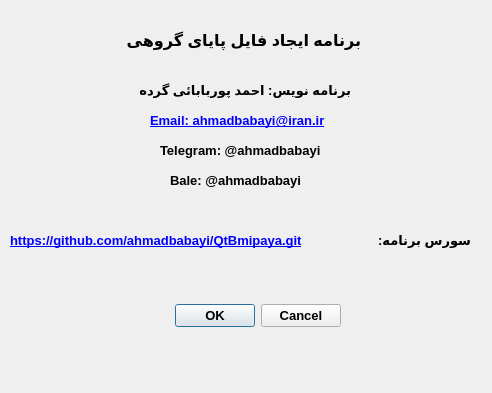
<?xml version="1.0" encoding="UTF-8"?>
<ui version="4.0">
 <class>AboutDialog</class>
 <widget class="QDialog" name="AboutDialog">
  <property name="geometry">
   <rect>
    <x>0</x>
    <y>0</y>
    <width>492</width>
    <height>393</height>
   </rect>
  </property>
  <property name="font">
   <font>
    <family>Tahoma</family>
    <pointsize>12</pointsize>
    <weight>75</weight>
    <bold>true</bold>
   </font>
  </property>
  <property name="windowTitle">
   <string>Dialog</string>
  </property>
  <widget class="QDialogButtonBox" name="buttonBox">
   <property name="geometry">
    <rect>
     <x>0</x>
     <y>300</y>
     <width>341</width>
     <height>32</height>
    </rect>
   </property>
   <property name="font">
    <font>
     <family>Tahoma</family>
     <pointsize>10</pointsize>
     <weight>75</weight>
     <bold>true</bold>
    </font>
   </property>
   <property name="orientation">
    <enum>Qt::Horizontal</enum>
   </property>
   <property name="standardButtons">
    <set>QDialogButtonBox::Cancel|QDialogButtonBox::Ok</set>
   </property>
  </widget>
  <widget class="QLabel" name="label">
   <property name="geometry">
    <rect>
     <x>120</x>
     <y>20</y>
     <width>241</width>
     <height>41</height>
    </rect>
   </property>
   <property name="text">
    <string>برنامه ایجاد فایل پایای گروهی</string>
   </property>
  </widget>
  <widget class="QLabel" name="label_2">
   <property name="geometry">
    <rect>
     <x>140</x>
     <y>70</y>
     <width>211</width>
     <height>41</height>
    </rect>
   </property>
   <property name="font">
    <font>
     <family>Tahoma</family>
     <pointsize>10</pointsize>
     <weight>75</weight>
     <bold>true</bold>
    </font>
   </property>
   <property name="text">
    <string>برنامه نویس: احمد پوربابائی گرده</string>
   </property>
  </widget>
  <widget class="QLabel" name="label_3">
   <property name="geometry">
    <rect>
     <x>150</x>
     <y>100</y>
     <width>211</width>
     <height>41</height>
    </rect>
   </property>
   <property name="font">
    <font>
     <family>Tahoma</family>
     <pointsize>10</pointsize>
     <weight>75</weight>
     <bold>true</bold>
    </font>
   </property>
   <property name="text">
    <string>&lt;html&gt;&lt;head/&gt;&lt;body&gt;&lt;p&gt;&lt;a href=&quot;ahmadbabayi@iran.ir&quot;&gt;&lt;span style=&quot; text-decoration: underline; color:#0000ff;&quot;&gt;Email: ahmadbabayi@iran.ir&lt;/span&gt;&lt;/a&gt;&lt;/p&gt;&lt;/body&gt;&lt;/html&gt;</string>
   </property>
   <property name="openExternalLinks">
    <bool>true</bool>
   </property>
  </widget>
  <widget class="QLabel" name="label_4">
   <property name="geometry">
    <rect>
     <x>160</x>
     <y>130</y>
     <width>211</width>
     <height>41</height>
    </rect>
   </property>
   <property name="font">
    <font>
     <family>Tahoma</family>
     <pointsize>10</pointsize>
     <weight>75</weight>
     <bold>true</bold>
    </font>
   </property>
   <property name="text">
    <string>Telegram: @ahmadbabayi</string>
   </property>
  </widget>
  <widget class="QLabel" name="label_5">
   <property name="geometry">
    <rect>
     <x>170</x>
     <y>160</y>
     <width>211</width>
     <height>41</height>
    </rect>
   </property>
   <property name="font">
    <font>
     <family>Tahoma</family>
     <pointsize>10</pointsize>
     <weight>75</weight>
     <bold>true</bold>
    </font>
   </property>
   <property name="text">
    <string>Bale: @ahmadbabayi</string>
   </property>
  </widget>
  <widget class="QLabel" name="label_6">
   <property name="geometry">
    <rect>
     <x>370</x>
     <y>220</y>
     <width>101</width>
     <height>41</height>
    </rect>
   </property>
   <property name="font">
    <font>
     <family>Tahoma</family>
     <pointsize>10</pointsize>
     <weight>75</weight>
     <bold>true</bold>
    </font>
   </property>
   <property name="text">
    <string>سورس برنامه: </string>
   </property>
  </widget>
  <widget class="QLabel" name="label_7">
   <property name="geometry">
    <rect>
     <x>10</x>
     <y>220</y>
     <width>341</width>
     <height>41</height>
    </rect>
   </property>
   <property name="font">
    <font>
     <family>Tahoma</family>
     <pointsize>10</pointsize>
     <weight>75</weight>
     <bold>true</bold>
    </font>
   </property>
   <property name="text">
    <string>&lt;html&gt;&lt;head/&gt;&lt;body&gt;&lt;p&gt;&lt;a href=&quot;https://github.com/ahmadbabayi/QtBmipaya.git&quot;&gt;&lt;span style=&quot; text-decoration: underline; color:#0000ff;&quot;&gt;https://github.com/ahmadbabayi/QtBmipaya.git&lt;/span&gt;&lt;/a&gt;&lt;/p&gt;&lt;/body&gt;&lt;/html&gt;</string>
   </property>
   <property name="openExternalLinks">
    <bool>true</bool>
   </property>
  </widget>
 </widget>
 <resources/>
 <connections>
  <connection>
   <sender>buttonBox</sender>
   <signal>accepted()</signal>
   <receiver>AboutDialog</receiver>
   <slot>accept()</slot>
   <hints>
    <hint type="sourcelabel">
     <x>248</x>
     <y>254</y>
    </hint>
    <hint type="destinationlabel">
     <x>157</x>
     <y>274</y>
    </hint>
   </hints>
  </connection>
  <connection>
   <sender>buttonBox</sender>
   <signal>rejected()</signal>
   <receiver>AboutDialog</receiver>
   <slot>reject()</slot>
   <hints>
    <hint type="sourcelabel">
     <x>316</x>
     <y>260</y>
    </hint>
    <hint type="destinationlabel">
     <x>286</x>
     <y>274</y>
    </hint>
   </hints>
  </connection>
 </connections>
</ui>
